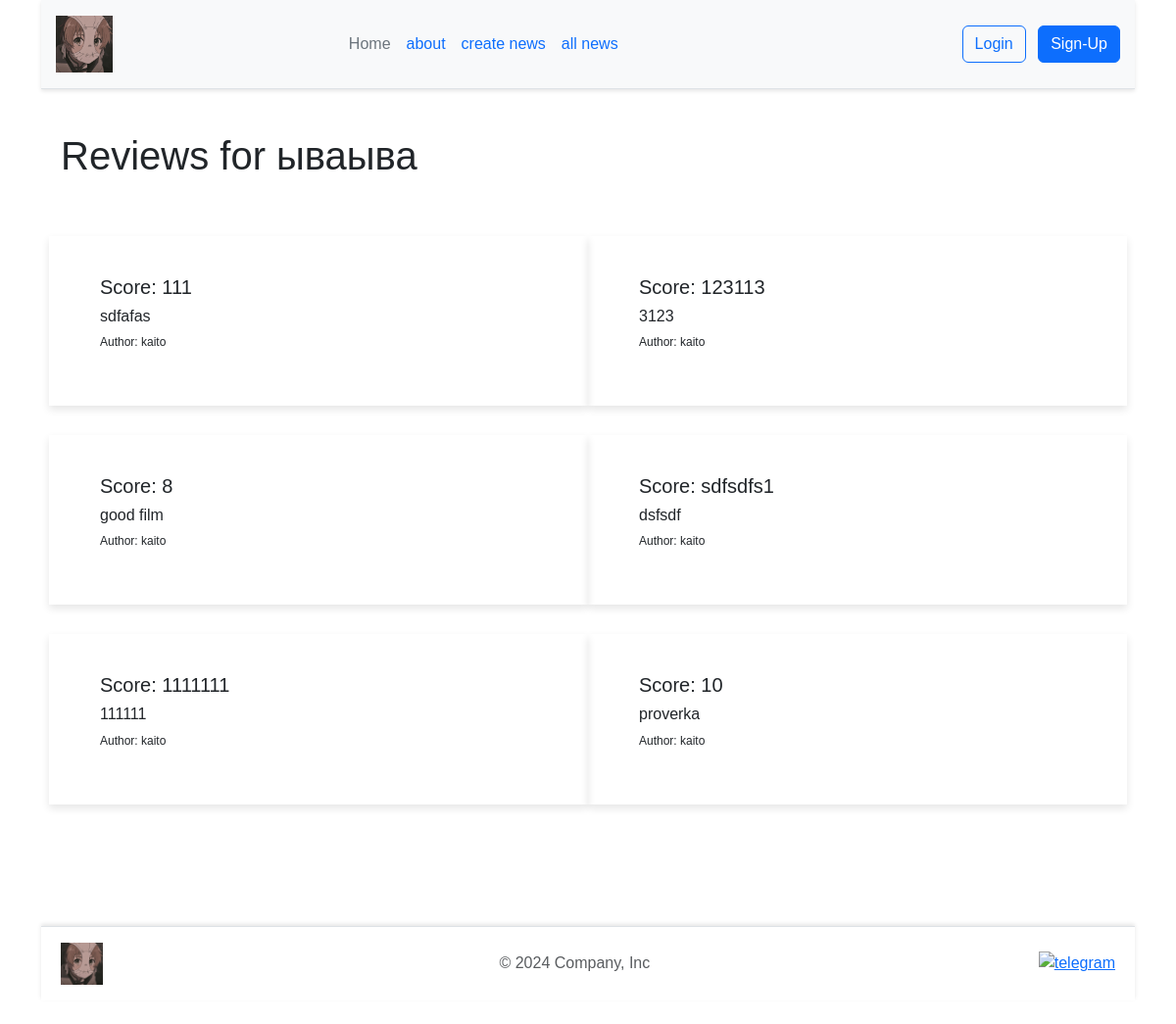
The page /review/1 on the database its author committed.
### app.py (models this page shows)
class Post(db.Model):
    id = db.Column(db.Integer, primary_key=True)
    title = db.Column(db.String(50), nullable=False)
    text = db.Column(db.Text, nullable=False)
    user_id = db.Column(db.Integer, db.ForeignKey('user.id'), nullable=False)
    user = db.relationship('User', backref=db.backref('posts', lazy=True))

class Review(db.Model):
    id = db.Column(db.Integer, primary_key=True)
    title = db.Column(db.String(100), nullable=False)
    score = db.Column(db.Integer, nullable=False)
    user_id = db.Column(db.Integer, db.ForeignKey('user.id'), nullable=False)
    user = db.relationship('User', backref=db.backref('reviews', lazy=True))
    post_id = db.Column(db.Integer, db.ForeignKey('post.id'), nullable=True)
    post = db.relationship('Post', backref=db.backref('reviews', lazy=False))

class User(UserMixin, db.Model):
    id = db.Column(db.Integer, primary_key=True)
    username = db.Column(db.String(50), unique=True, nullable=False)
    password = db.Column(db.String(50), nullable=False)

### app.py (the view)
@app.route('/review/<int:post_id>')
def review(post_id):
    post = Post.query.get_or_404(post_id)
    reviews = Review.query.filter_by(post_id=post_id).all()
    return render_template('review.html', post=post, reviews=reviews)

### templates/review.html (shortened to what this page needs)
{% extends "base.html" %}
{% block main %}
<h1>Reviews for {{ post.title }}</h1>
<div class="row">
    {% if reviews %}
        {% for review in reviews %}
        <div class="col-md-6 item">
            <div class="item-in">
                <h5>Score: {{ review.score }}</h5>
                <h6>{{ review.title }}</h6>
                <p>Author: {{ review.user.username }}</p>
            </div>
        </div>
        {% endfor %}
    {% else %}
        <p>No reviews found for this post.</p>
    {% endif %}
</div>
{% endblock %}

### static/css/main.css (style rules this page uses)
* { margin: 0; padding: 0; box-sizing: border-box; }
html, body { height: 100%; }
body { margin: 0; display: flex; flex-direction: column; font-family: Arial, sans-serif; }
.row { padding: 50px 0; }
.item { position: relative; margin-bottom: 30px; min-height: 1px; float: left; transition: background 0.3s ease, box-shadow 0.3s ease; box-shadow: 0 4px 8px rgba(0, 0, 0, 0.1); -webkit-backface-visibility: hidden; -webkit-tap-highlight-color: transparent; -webkit-touch-callout: none; -webkit-user-select: none; -moz-user-select: none; -ms-user-select: none; user-select: none; }
.item .item-in { background: #fff; padding: 40px; position: relative; }
.item .item-in::before { content: ""; position: absolute; bottom: 0px; height: 2px; width: 0%; background: #db1111; right: 0px; -webkit-transition: width 0.4s; transition: width 0.4s; }
.item p { font-size: 12px; }

### rows shown on the page
Post: title "ываыва"
Review: score "111", title "sdfafas", user.username "kaito"
Review: score "123113", title "3123", user.username "kaito"
Review: score "8", title "good film", user.username "kaito"
Review: score "sdfsdfs1", title "dsfsdf", user.username "kaito"
Review: score "1111111", title "111111", user.username "kaito"
Review: score "10", title "proverka", user.username "kaito"
